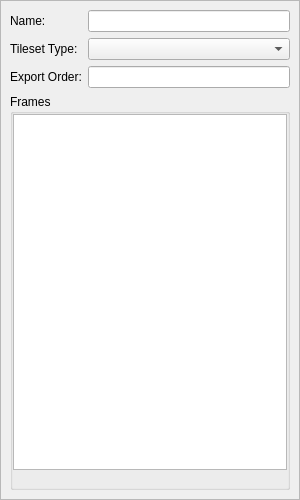
<?xml version="1.0" encoding="UTF-8"?>
<ui version="4.0">
 <class>UnTech::GuiQt::MetaSprite::MetaSprite::FrameSetDock</class>
 <widget class="QDockWidget" name="UnTech::GuiQt::MetaSprite::MetaSprite::FrameSetDock">
  <property name="geometry">
   <rect>
    <x>0</x>
    <y>0</y>
    <width>300</width>
    <height>500</height>
   </rect>
  </property>
  <property name="features">
   <set>QDockWidget::DockWidgetMovable</set>
  </property>
  <property name="windowTitle">
   <string>FrameSet</string>
  </property>
  <widget class="QWidget" name="dockWidgetContents">
   <layout class="QVBoxLayout" name="verticalLayout">
    <property name="leftMargin">
     <number>0</number>
    </property>
    <property name="topMargin">
     <number>0</number>
    </property>
    <property name="rightMargin">
     <number>0</number>
    </property>
    <property name="bottomMargin">
     <number>0</number>
    </property>
    <item>
     <widget class="QScrollArea" name="scrollArea">
      <property name="sizePolicy">
       <sizepolicy hsizetype="MinimumExpanding" vsizetype="Expanding">
        <horstretch>0</horstretch>
        <verstretch>0</verstretch>
       </sizepolicy>
      </property>
      <property name="horizontalScrollBarPolicy">
       <enum>Qt::ScrollBarAlwaysOff</enum>
      </property>
      <property name="widgetResizable">
       <bool>true</bool>
      </property>
      <widget class="QWidget" name="scrollAreaWidgetContents">
       <property name="geometry">
        <rect>
         <x>0</x>
         <y>0</y>
         <width>298</width>
         <height>479</height>
        </rect>
       </property>
       <property name="minimumSize">
        <size>
         <width>149</width>
         <height>0</height>
        </size>
       </property>
       <layout class="QVBoxLayout" name="scrollLayout">
        <item>
         <layout class="QFormLayout" name="formLayout">
          <item row="0" column="0">
           <widget class="QLabel" name="frameSetNameLabel">
            <property name="text">
             <string>Name:</string>
            </property>
           </widget>
          </item>
          <item row="0" column="1">
           <widget class="QLineEdit" name="frameSetName"/>
          </item>
          <item row="1" column="0">
           <widget class="QLabel" name="tilesetTypeLabel">
            <property name="text">
             <string>Tileset Type:</string>
            </property>
           </widget>
          </item>
          <item row="1" column="1">
           <widget class="EnumComboBox" name="tilesetType"/>
          </item>
          <item row="2" column="0">
           <widget class="QLabel" name="exportOrderLabel">
            <property name="text">
             <string>Export Order:</string>
            </property>
           </widget>
          </item>
          <item row="2" column="1">
           <widget class="QLineEdit" name="exportOrder"/>
          </item>
         </layout>
        </item>
        <item>
         <widget class="QGroupBox" name="frameBox">
          <property name="title">
           <string>Frames</string>
          </property>
          <layout class="QVBoxLayout" name="verticalLayout2">
           <property name="spacing">
            <number>0</number>
           </property>
           <property name="leftMargin">
            <number>0</number>
           </property>
           <property name="topMargin">
            <number>0</number>
           </property>
           <property name="rightMargin">
            <number>0</number>
           </property>
           <property name="bottomMargin">
            <number>0</number>
           </property>
           <item>
            <widget class="QListView" name="frameList">
             <property name="sizePolicy">
              <sizepolicy hsizetype="MinimumExpanding" vsizetype="MinimumExpanding">
               <horstretch>0</horstretch>
               <verstretch>0</verstretch>
              </sizepolicy>
             </property>
             <property name="minimumSize">
              <size>
               <width>0</width>
               <height>100</height>
              </size>
             </property>
             <property name="selectionMode">
              <enum>QAbstractItemView::SingleSelection</enum>
             </property>
            </widget>
           </item>
           <item>
            <widget class="QToolBar" name="frameListButtons">
             <property name="movable">
              <bool>false</bool>
             </property>
             <property name="iconSize">
              <size>
               <width>16</width>
               <height>16</height>
              </size>
             </property>
             <property name="floatable">
              <bool>false</bool>
             </property>
            </widget>
           </item>
          </layout>
         </widget>
        </item>
       </layout>
      </widget>
     </widget>
    </item>
   </layout>
  </widget>
 </widget>
 <customwidgets>
  <customwidget>
   <class>EnumComboBox</class>
   <extends>QComboBox</extends>
   <header>gui-qt/common/widgets/enumcombobox.h</header>
   <container>1</container>
  </customwidget>
 </customwidgets>
 <resources/>
 <connections/>
</ui>
